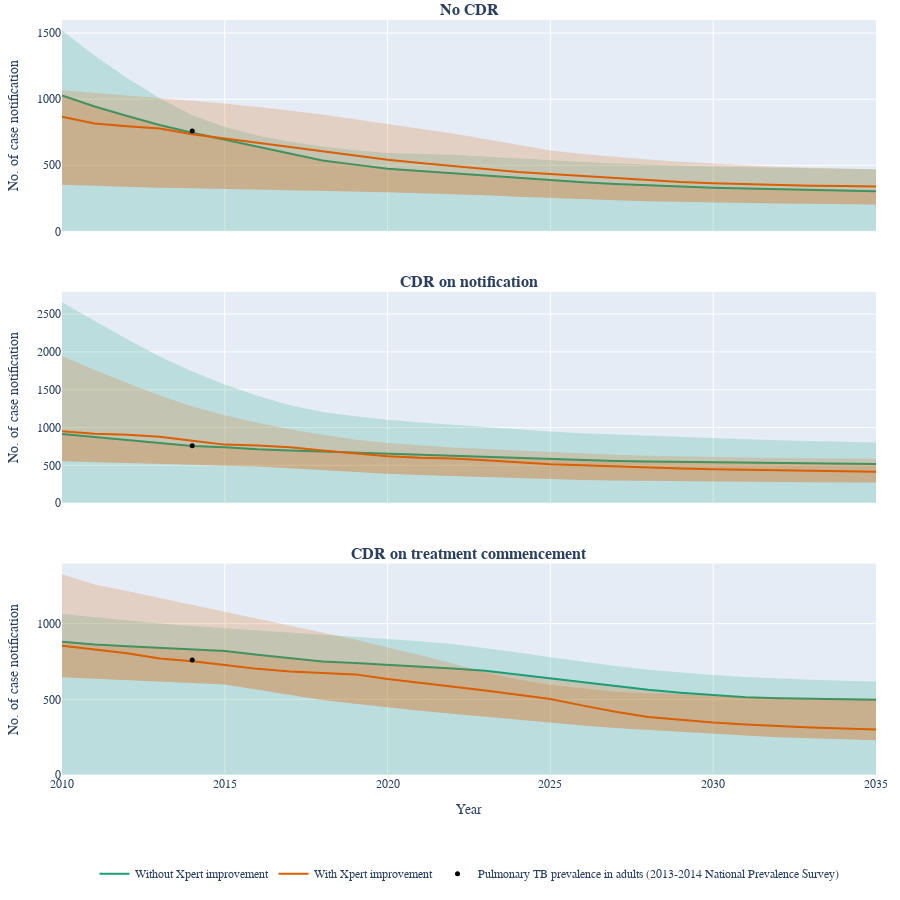
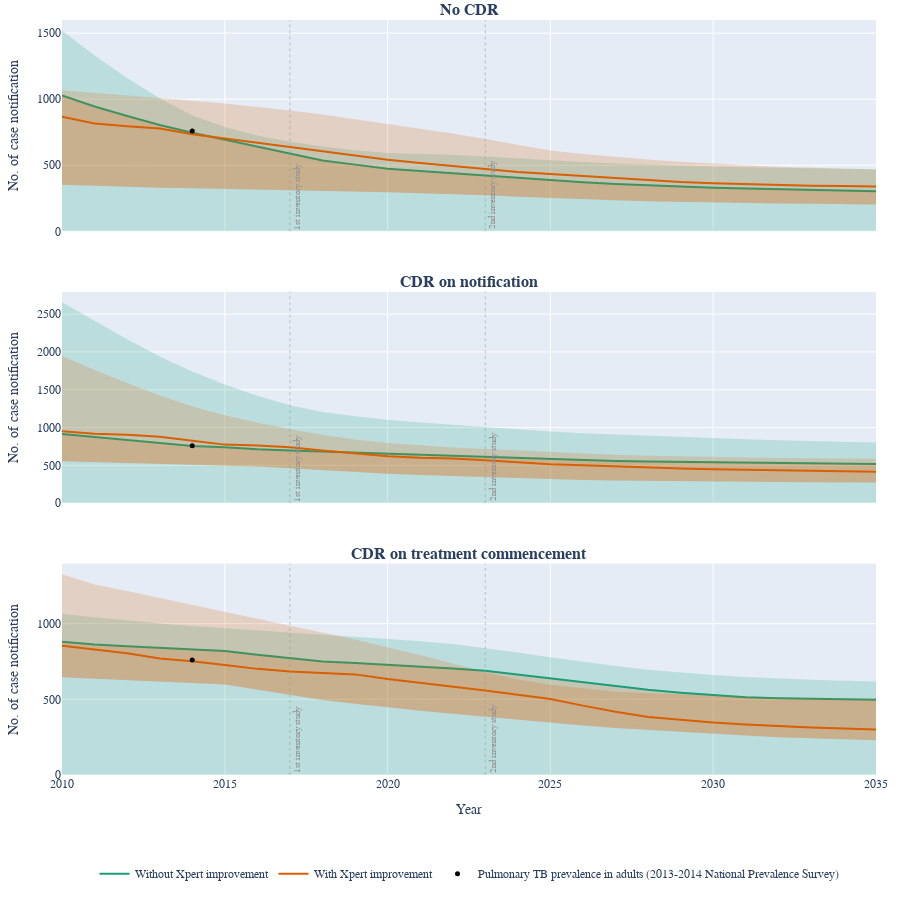

Write notebook code for charts like these, in order.
### Code cell
from plotly.subplots import make_subplots
import plotly.graph_objects as go

stacked_fig = make_subplots(
    rows=3, cols=1,
    subplot_titles=[f"<b>No CDR</b>", f"<b>CDR on notification</b>", f"<b>CDR on treatment commencement</b>"],  # Update with your actual titles
    vertical_spacing=0.08,  # Adjust spacing between subplots
    shared_xaxes=True  # Share x-axis if they have the same range
)

# Add traces from fig1 to row 1
for trace in fig1.data:
    stacked_fig.add_trace(trace, row=1, col=1)

# Add traces from fig2 to row 2
for trace in fig2.data:
    trace.showlegend = False  # Hide duplicate legends
    stacked_fig.add_trace(trace, row=2, col=1)

# Add traces from fig3 to row 3
for trace in fig3.data:
    trace.showlegend = False  # Hide duplicate legends
    stacked_fig.add_trace(trace, row=3, col=1)

# Update layout
stacked_fig.update_layout(
    height=900,  # Adjust total height
    showlegend=True,
    font_family="Space Grotesk",
    title_font_family="Space Grotesk",
    margin=dict(l=20, r=20, t=20, b=20),
    legend=dict(
        orientation="h",
        yanchor="bottom",
        y=-0.15,
        xanchor="center",
        x=0.5
    )
)

# Update y-axis titles if needed
stacked_fig.update_yaxes(title_text="No. of case notification", row=1, col=1)
stacked_fig.update_yaxes(title_text="No. of case notification", row=2, col=1)
stacked_fig.update_yaxes(title_text="No. of case notification", row=3, col=1)

stacked_fig.update_xaxes(title_text="Year", row=3, col=1)  # Only bottom x-axis gets label

stacked_fig.show()


positions = [(1, 1), (2, 1), (3, 1)]
years_data = [
    (2017, "1st inventory study"),
    (2023, "2nd inventory study")
]

for row, col in positions:
    for year, text in years_data:
        stacked_fig.add_vline(x=year, line_dash="dot", row=row, col=col, 
                       line_color="rgba(148, 145, 145, 0.5)", line_width=1,
                       annotation_text=text, annotation_textangle=-90,
                       annotation_position="bottom right",
                       annotation_font_size=9, annotation_font_color="#949191")

stacked_fig
#stacked_fig.write_image(image_path / f'assumpt_xpert_compare_prev.png', width=800, height=800,scale=3)
